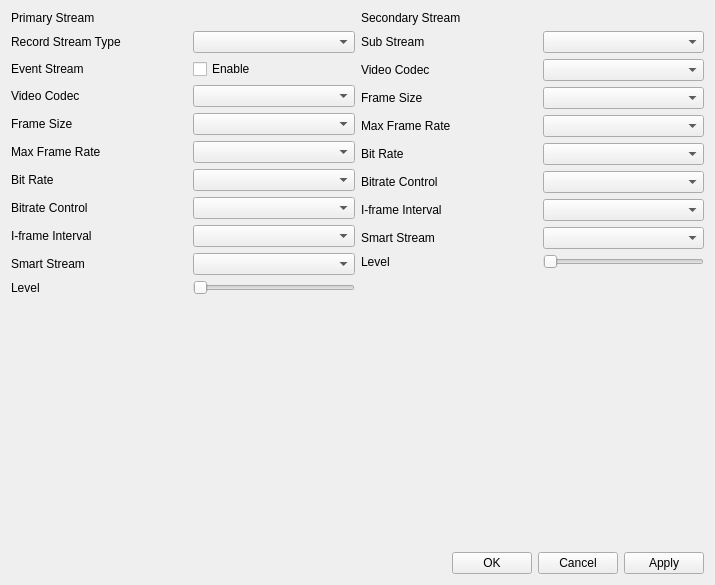
<?xml version="1.0" encoding="UTF-8"?>
<ui version="4.0">
 <class>CameraEditTabParameters</class>
 <widget class="QWidget" name="CameraEditTabParameters">
  <property name="geometry">
   <rect>
    <x>0</x>
    <y>0</y>
    <width>715</width>
    <height>585</height>
   </rect>
  </property>
  <property name="windowTitle">
   <string>Form</string>
  </property>
  <layout class="QGridLayout" name="gridLayout">
   <item row="0" column="0">
    <layout class="QGridLayout" name="gridLayout_2">
     <property name="horizontalSpacing">
      <number>20</number>
     </property>
     <property name="verticalSpacing">
      <number>6</number>
     </property>
     <item row="10" column="1">
      <widget class="BaseSlider" name="slider_level_main">
       <property name="sizePolicy">
        <sizepolicy hsizetype="Expanding" vsizetype="Ignored">
         <horstretch>0</horstretch>
         <verstretch>0</verstretch>
        </sizepolicy>
       </property>
       <property name="orientation">
        <enum>Qt::Horizontal</enum>
       </property>
      </widget>
     </item>
     <item row="3" column="0">
      <widget class="QLabel" name="label_codec_main">
       <property name="text">
        <string>Video Codec</string>
       </property>
      </widget>
     </item>
     <item row="6" column="1">
      <widget class="ComboBoxBitRate" name="comboBox_bitRate_main"/>
     </item>
     <item row="1" column="1">
      <widget class="ComboBox" name="comboBox_recordStreamType">
       <property name="sizePolicy">
        <sizepolicy hsizetype="Preferred" vsizetype="Fixed">
         <horstretch>1</horstretch>
         <verstretch>0</verstretch>
        </sizepolicy>
       </property>
      </widget>
     </item>
     <item row="8" column="1">
      <widget class="ComboBox" name="comboBox_frameInterval_main"/>
     </item>
     <item row="7" column="1">
      <widget class="ComboBox" name="comboBox_bitRateControl_main"/>
     </item>
     <item row="4" column="0">
      <widget class="QLabel" name="label_frame_main">
       <property name="text">
        <string>Frame Size</string>
       </property>
      </widget>
     </item>
     <item row="4" column="1">
      <widget class="ComboBox" name="comboBox_frameSize_main"/>
     </item>
     <item row="9" column="1">
      <widget class="ComboBox" name="comboBox_smartStream_main"/>
     </item>
     <item row="2" column="1">
      <widget class="MyCheckBox" name="checkBox_eventStream">
       <property name="sizePolicy">
        <sizepolicy hsizetype="Minimum" vsizetype="Fixed">
         <horstretch>1</horstretch>
         <verstretch>0</verstretch>
        </sizepolicy>
       </property>
       <property name="text">
        <string>Enable</string>
       </property>
      </widget>
     </item>
     <item row="9" column="0">
      <widget class="QLabel" name="label_smartStream_main">
       <property name="text">
        <string>Smart Stream</string>
       </property>
      </widget>
     </item>
     <item row="2" column="0">
      <widget class="QLabel" name="label_eventStream">
       <property name="sizePolicy">
        <sizepolicy hsizetype="Preferred" vsizetype="Preferred">
         <horstretch>1</horstretch>
         <verstretch>0</verstretch>
        </sizepolicy>
       </property>
       <property name="text">
        <string>Event Stream</string>
       </property>
      </widget>
     </item>
     <item row="7" column="0">
      <widget class="QLabel" name="label_bitRateControl_main">
       <property name="text">
        <string>Bitrate Control</string>
       </property>
      </widget>
     </item>
     <item row="1" column="0">
      <widget class="QLabel" name="label_recordStreamType">
       <property name="sizePolicy">
        <sizepolicy hsizetype="Preferred" vsizetype="Preferred">
         <horstretch>1</horstretch>
         <verstretch>0</verstretch>
        </sizepolicy>
       </property>
       <property name="text">
        <string>Record Stream Type</string>
       </property>
      </widget>
     </item>
     <item row="3" column="1">
      <widget class="ComboBox" name="comboBox_codec_main"/>
     </item>
     <item row="5" column="0">
      <widget class="QLabel" name="label_frameRate_main">
       <property name="text">
        <string>Max Frame Rate</string>
       </property>
      </widget>
     </item>
     <item row="11" column="0">
      <spacer name="verticalSpacer_2">
       <property name="orientation">
        <enum>Qt::Vertical</enum>
       </property>
       <property name="sizeHint" stdset="0">
        <size>
         <width>20</width>
         <height>40</height>
        </size>
       </property>
      </spacer>
     </item>
     <item row="8" column="0">
      <widget class="QLabel" name="label_frameInterval_main">
       <property name="text">
        <string>I-frame Interval</string>
       </property>
      </widget>
     </item>
     <item row="10" column="0">
      <widget class="QLabel" name="label_level_main">
       <property name="text">
        <string>Level</string>
       </property>
      </widget>
     </item>
     <item row="5" column="1">
      <widget class="ComboBox" name="comboBox_frameRate_main"/>
     </item>
     <item row="6" column="0">
      <widget class="QLabel" name="label_bitRate_main">
       <property name="text">
        <string>Bit Rate</string>
       </property>
      </widget>
     </item>
     <item row="0" column="0" colspan="2">
      <widget class="BlueLabel" name="label_primaryStream">
       <property name="text">
        <string>Primary Stream</string>
       </property>
      </widget>
     </item>
    </layout>
   </item>
   <item row="0" column="1">
    <layout class="QGridLayout" name="gridLayout_3">
     <property name="horizontalSpacing">
      <number>20</number>
     </property>
     <property name="verticalSpacing">
      <number>6</number>
     </property>
     <item row="9" column="0">
      <widget class="QLabel" name="label_level_sub">
       <property name="text">
        <string>Level</string>
       </property>
      </widget>
     </item>
     <item row="5" column="0">
      <widget class="QLabel" name="label_bitRate_sub">
       <property name="text">
        <string>Bit Rate</string>
       </property>
      </widget>
     </item>
     <item row="3" column="1">
      <widget class="ComboBox" name="comboBox_frameSize_sub"/>
     </item>
     <item row="2" column="0">
      <widget class="QLabel" name="label_codec_sub">
       <property name="text">
        <string>Video Codec</string>
       </property>
      </widget>
     </item>
     <item row="4" column="0">
      <widget class="QLabel" name="label_frameRate_sub">
       <property name="text">
        <string>Max Frame Rate</string>
       </property>
      </widget>
     </item>
     <item row="5" column="1">
      <widget class="ComboBoxBitRate" name="comboBox_bitRate_sub"/>
     </item>
     <item row="7" column="1">
      <widget class="ComboBox" name="comboBox_frameInterval_sub"/>
     </item>
     <item row="2" column="1">
      <widget class="ComboBox" name="comboBox_codec_sub"/>
     </item>
     <item row="10" column="0">
      <spacer name="verticalSpacer_3">
       <property name="orientation">
        <enum>Qt::Vertical</enum>
       </property>
       <property name="sizeHint" stdset="0">
        <size>
         <width>20</width>
         <height>40</height>
        </size>
       </property>
      </spacer>
     </item>
     <item row="8" column="1">
      <widget class="ComboBox" name="comboBox_smartStream_sub"/>
     </item>
     <item row="4" column="1">
      <widget class="ComboBox" name="comboBox_frameRate_sub"/>
     </item>
     <item row="9" column="1">
      <widget class="BaseSlider" name="slider_level_sub">
       <property name="sizePolicy">
        <sizepolicy hsizetype="Expanding" vsizetype="Ignored">
         <horstretch>0</horstretch>
         <verstretch>0</verstretch>
        </sizepolicy>
       </property>
       <property name="orientation">
        <enum>Qt::Horizontal</enum>
       </property>
      </widget>
     </item>
     <item row="1" column="0">
      <widget class="QLabel" name="label_subStream">
       <property name="sizePolicy">
        <sizepolicy hsizetype="Preferred" vsizetype="Preferred">
         <horstretch>1</horstretch>
         <verstretch>0</verstretch>
        </sizepolicy>
       </property>
       <property name="text">
        <string>Sub Stream</string>
       </property>
      </widget>
     </item>
     <item row="6" column="0">
      <widget class="QLabel" name="label_bitRateControl_sub">
       <property name="text">
        <string>Bitrate Control</string>
       </property>
      </widget>
     </item>
     <item row="3" column="0">
      <widget class="QLabel" name="label_frame_sub">
       <property name="text">
        <string>Frame Size</string>
       </property>
      </widget>
     </item>
     <item row="7" column="0">
      <widget class="QLabel" name="label_frameInterval_sub">
       <property name="text">
        <string>I-frame Interval</string>
       </property>
      </widget>
     </item>
     <item row="8" column="0">
      <widget class="QLabel" name="label_smartStream_sub">
       <property name="text">
        <string>Smart Stream</string>
       </property>
      </widget>
     </item>
     <item row="6" column="1">
      <widget class="ComboBox" name="comboBox_bitRateControl_sub"/>
     </item>
     <item row="0" column="0" colspan="2">
      <widget class="BlueLabel" name="label_secondaryStream">
       <property name="text">
        <string>Secondary Stream</string>
       </property>
      </widget>
     </item>
     <item row="1" column="1">
      <widget class="ComboBox" name="comboBox_secondaryStream">
       <property name="sizePolicy">
        <sizepolicy hsizetype="Preferred" vsizetype="Fixed">
         <horstretch>1</horstretch>
         <verstretch>0</verstretch>
        </sizepolicy>
       </property>
      </widget>
     </item>
    </layout>
   </item>
   <item row="1" column="0" colspan="2">
    <layout class="QHBoxLayout" name="horizontalLayout">
     <item>
      <spacer name="horizontalSpacer">
       <property name="orientation">
        <enum>Qt::Horizontal</enum>
       </property>
       <property name="sizeHint" stdset="0">
        <size>
         <width>40</width>
         <height>20</height>
        </size>
       </property>
      </spacer>
     </item>
     <item>
      <widget class="QPushButton" name="pushButton_ok">
       <property name="text">
        <string>OK</string>
       </property>
      </widget>
     </item>
     <item>
      <widget class="QPushButton" name="pushButton_cancel">
       <property name="text">
        <string>Cancel</string>
       </property>
      </widget>
     </item>
     <item>
      <widget class="QPushButton" name="pushButton_applly">
       <property name="text">
        <string>Apply</string>
       </property>
      </widget>
     </item>
    </layout>
   </item>
  </layout>
 </widget>
 <customwidgets>
  <customwidget>
   <class>ComboBox</class>
   <extends>QComboBox</extends>
   <header>combobox.h</header>
  </customwidget>
  <customwidget>
   <class>BaseSlider</class>
   <extends>QSlider</extends>
   <header>baseslider.h</header>
   <container>1</container>
  </customwidget>
  <customwidget>
   <class>ComboBoxBitRate</class>
   <extends>QComboBox</extends>
   <header>comboboxbitrate.h</header>
  </customwidget>
  <customwidget>
   <class>BlueLabel</class>
   <extends>QLabel</extends>
   <header>bluelabel.h</header>
  </customwidget>
  <customwidget>
   <class>MyCheckBox</class>
   <extends>QCheckBox</extends>
   <header>MyCheckBox.h</header>
  </customwidget>
 </customwidgets>
 <resources/>
 <connections/>
</ui>
